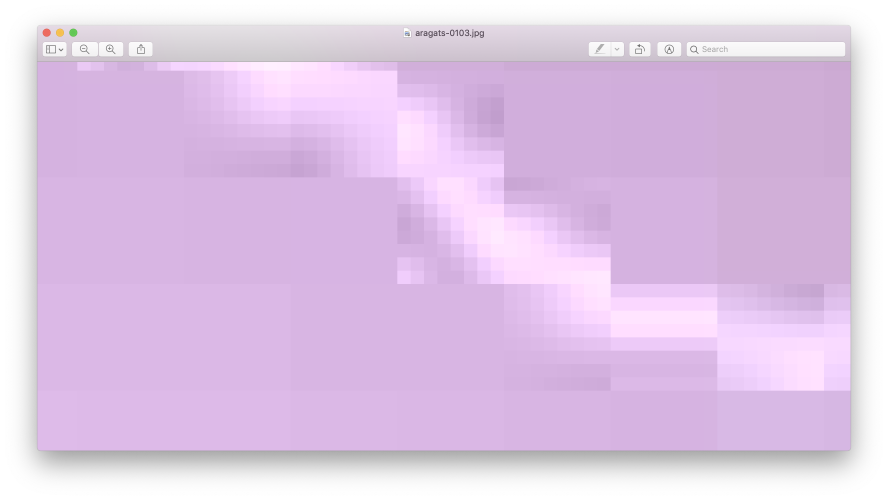
#> input picture aragats-lightning-repo/data/adaptive-encoding.png, 2664 x 1500 px (shown at 1/3 size)
$ python -i classify.py   (imports and definitions only)   (older library calls are emulated)
#> lines starting #> are read from the running program, lines starting #| are printed output that depends on the picture
import os
import warnings
import pickle

# [2 lines not run here, left out]

# Third party imports
import click

import numpy as np

import pandas as pd

import imageio

from texttable import Texttable

from PIL import Image
from PIL.ImageFilter import MedianFilter, GaussianBlur

from sklearn.externals import joblib
from skimage.measure import regionprops

from mahotas.features import surf

from sklearn.preprocessing import MinMaxScaler


FOLDER_PATH = os.path.dirname(os.path.realpath(__file__))
MODEL_FOLDER_PATH = os.path.join(FOLDER_PATH, 'models')


# ###############
# ACTUAL COMMANDS
# ###############

@click.group()
def cli():
    pass


# [78 lines left out: functions info, exist, not called in this run]


# ####################
# SUPPORTING FUNCTIONS
# ####################

def contains_lightning(image_path):
    # First of all, we need to format the image into the correct format, so that the features can be extracted properly
    # later on.
#> called with image_path = '../data/adaptive-encoding.png'
    temp_path = os.path.join(FOLDER_PATH, '_temp.jpeg')
    pil_image = Image.open(image_path)
#> pil_image is the input picture: PIL image 2664x1500 RGBA; mean R, G, B, A 171.2, 146.2, 178.3, 202.5
    # We need to cut the borders because the time stamps will be an issue
    pil_image = pil_image.crop((0, 100, 1280, 680))
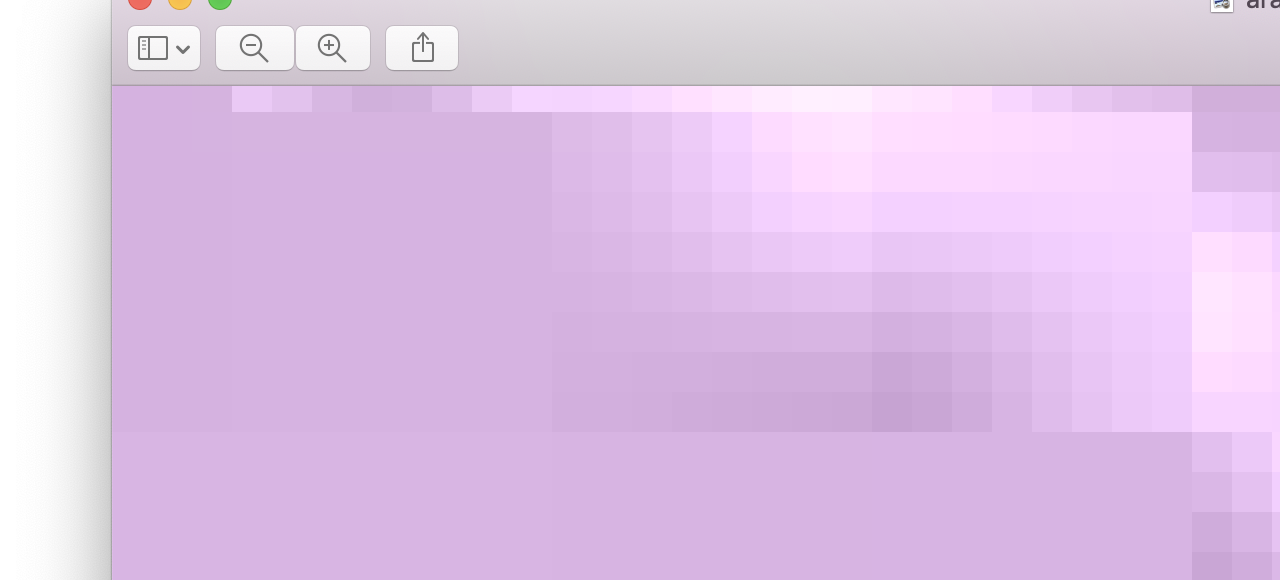
#> pil_image: PIL image 1280x580 RGBA; mean R, G, B, A 202.2, 174.5, 210, 233.9; transparent parts drawn white
    pil_image = pil_image.resize((640, 360))
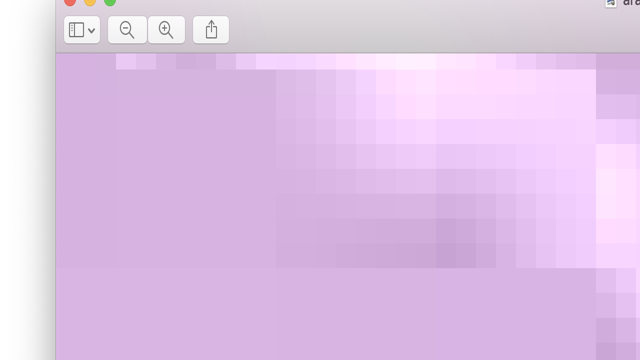
#> pil_image: PIL image 640x360 RGBA; mean R, G, B, A 202.3, 174.5, 210.1, 233.9; transparent parts drawn white
    pil_image.filter(MedianFilter(3))
    pil_image.save(temp_path, 'jpeg')

    # Here we extract the features from the image and then delete the temporary file again.
    # The features are returned as a dict, but they need to have the form of a pandas dataframe
    features_dict = extract_features(temp_path)
    features_dataframe = pd.DataFrame([features_dict])

    # Scaling the features and removing the most unimportant ones
    scaler = joblib.load(os.path.join(MODEL_FOLDER_PATH, 'scaler.pkl'))
    features_dataframe = scaler.transform(features_dataframe)
    features_dataframe.drop(['surf bin 15', 'surf bin 0', 'surf bin 12', 'surf bin 19', 'blue bin 4', 'surf bin 6'],
                            axis=1, inplace=True)

    # click.echo(features_dataframe)
    # Load the classification model and let it make a prediction
    model_path = os.path.join(MODEL_FOLDER_PATH, 'forest_model.pkl')
    classification_model = joblib.load(model_path)

    prediction = classification_model.predict(features_dataframe)
    print(prediction)

    if prediction[0] == 1:
        return True
    else:
        return False


# [10 lines left out: function extract_surf_vector, not called in this run]


def high_blue(image_gray, image_blue, threshold=180):
    # Counting how many pixles are above the given intensity value for the gray scale
    # and the blue channel
    gray_count = np.sum(image_gray > threshold)
    blue_count = np.sum(image_blue > threshold)

    # There We only need to see the special case of the gray scale count being zero
    # because this would cause a zero division.
    # that case means that the image doesnt contain gray scale values above the
    # threshold at all, which in turn means its probably not a lightning.
    if gray_count == 0:
        return 0
    else:
        return blue_count / gray_count


def n_top_values(array, n):
    array_copy = np.copy(array)
    array_copy[0, 0] = 0
    array_flattened = array_copy.flatten()
    index_array = array_flattened.argsort()
    index_array[:-n] = 0
    index_array_aligned = np.zeros(index_array.shape, dtype=index_array.dtype)
    for i in range(-(n+1), -1, 1):
        value = index_array[i]
        index_array_aligned[value] = value
    array_result = array_flattened[index_array_aligned]
    array_result = array_result.reshape((array.shape[0], array.shape[1]))
    return array_result


# [6 lines left out: function histogram_n_bins, not called in this run]


def extract_features(image_path, blue_threshold=180, top_percent=0.05):
    # Loading the image in all color channels and gray scale value
    image_dict = load_image(image_path)
#> in load_image, `image_gray = imageio.imread(image_path, pilmode='L')`:
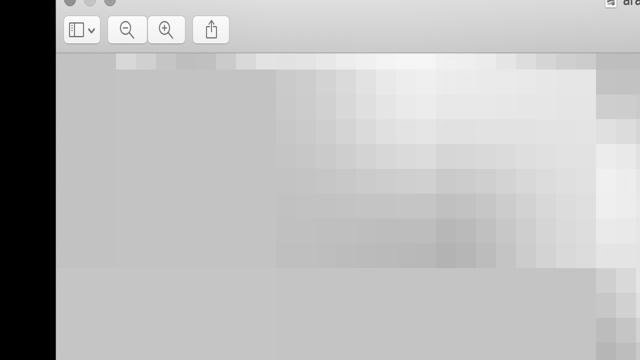
#> image_gray: shape (360, 640); min 0, max 255, mean 187.1
#> in load_image, `image_color = imageio.imread(image_path)`:
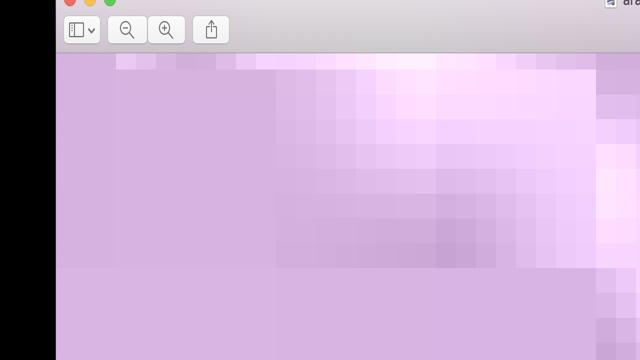
#> image_color: shape (360, 640, 3); mean R, G, B 203, 174.5, 210.2
#> in image_split_colors, `image_red = image_color[:, :, 0]`:
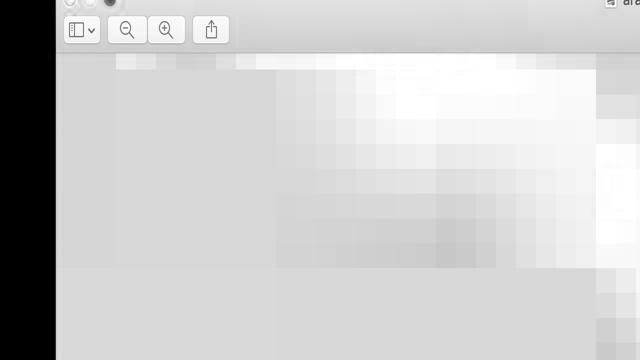
#> image_red: shape (360, 640); min 0, max 255, mean 203
#> image_dict = 4 items
    area = image_dict['gray'].shape[0] * image_dict['gray'].shape[1]
#> area = 230400

    # Basic statistical info about the gray scale picture
    mean = np.mean(image_dict['gray'])
#> mean = 187.1
    top = np.max(image_dict['gray'])
#> top = 255

    # High blue value
    high_blue_factor = high_blue(image_dict['gray'], image_dict['blue'], blue_threshold)
#> in high_blue, `gray_count = np.sum(image_gray > threshold)`: gray_count = 208766
#> in high_blue, `blue_count = np.sum(image_blue > threshold)`: blue_count = 209676
#> high_blue_factor = 1

    # Creating the image, that only contain the top n intensity pixels
    n = int(area * top_percent)
#> n = 11520
    image_top = n_top_values(image_dict['gray'], n)
#> the loop in n_top_values, `for i in range(-(n+1), -1, 1):` made 11520 passes
#> value on passes 1 to 3: 0, 54909, 54910
#> in n_top_values, `array_result = array_result.reshape((array.shape[0], array.shape[1]))`:
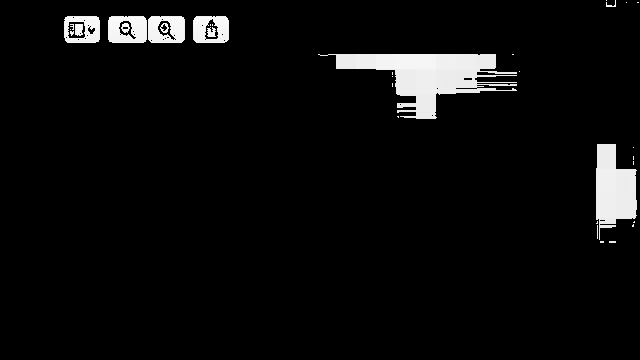
#> array_result: shape (360, 640); min 0, max 255, mean 12

    # The mean value for the top pixels and the variance along the axes
    mean_top = np.mean(image_top)
#> mean_top = 12.01
    region_properties = regionprops((image_top > 1).astype(int), image_top)[0]
    x_variance = region_properties.weighted_moments_normalized[2, 0]
#> x_variance = 0.00135
    y_variance = region_properties.weighted_moments_normalized[0, 2]
#> y_variance = 0.0113

    features = {
        'max': top,
        'mean': mean,
        'mean_top': mean_top,
        'high_blue': high_blue_factor,
        'x_variance': x_variance,
        'y_variance': y_variance
    }
#> features = {'max': 255, 'mean': 187.1, 'mean_top': 12.01, 'high_blue': 1, 'x_variance': 0.00135, 'y_variance': 0.0113}

    # Extracting the surf features
    cluster_model_path = os.path.join(MODEL_FOLDER_PATH, 'surf_cluster.pkl')
    cluster_model = joblib.load(cluster_model_path)
#> (reads aragats-lightning-repo/src/models/surf_cluster.pkl from the repository)
    surf_features = extract_surf_vector(cluster_model, image_dict['gray'])

    features.update(surf_features)

    # Histogram binning
    features_histogram_gray = histogram_n_bins(image_dict['gray'], name='gray')
    features_histogram_blue = histogram_n_bins(image_dict['blue'], name='blue')

    #features.update(features_histogram_gray)
    features.update(features_histogram_blue)

    return features


def load_image(image_path):
    click.echo('')
    image_gray = imageio.imread(image_path, pilmode='L')

    image_color = imageio.imread(image_path)
    image_red, image_green, image_blue = image_split_colors(image_color)
    return {
        'gray':     image_gray,
        'red':      image_red,
        'green':    image_green,
        'blue':     image_blue
    }


def image_split_colors(image_color):
    image_red = image_color[:, :, 0]
    image_green = image_color[:, :, 1]
    image_blue = image_color[:, :, 2]
    return image_red, image_green, image_blue


class FeatureScaler:

    def __init__(self):
        self.scalers = {}

    # [25 lines left out: functions fit, transform, save, load, not called in this run]


# ##############
# MAIN EXECUTION
# ##############

# Adding the commands to the command group
# [6 lines not run here, left out]

#> (the run stopped early here; a loop or call above may not have finished)
